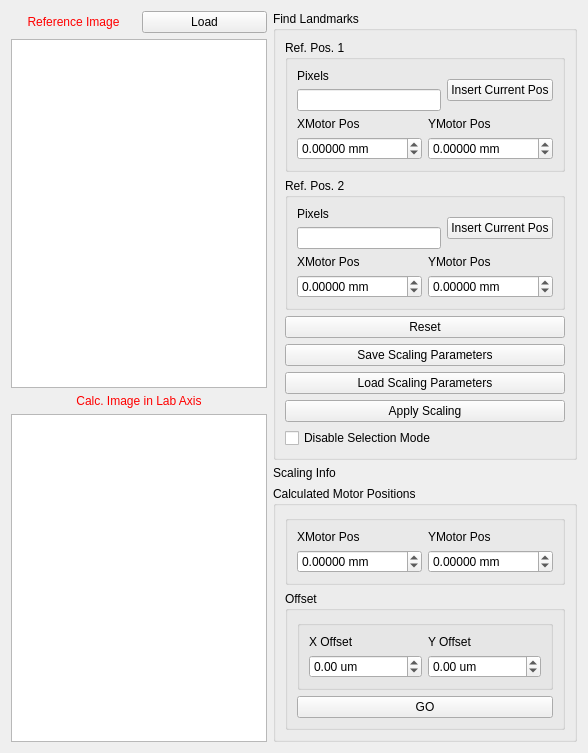
      <widget class="QWidget" name="tab_6">
       <attribute name="title">
        <string>Image Correlation Tool</string>
       </attribute>
       <layout class="QGridLayout" name="gridLayout_25">
        <item row="0" column="0">
         <layout class="QHBoxLayout" name="horizontalLayout_3">
          <item>
           <widget class="QLabel" name="label_19">
            <property name="sizePolicy">
             <sizepolicy hsizetype="Preferred" vsizetype="Fixed">
              <horstretch>0</horstretch>
              <verstretch>0</verstretch>
             </sizepolicy>
            </property>
            <property name="styleSheet">
             <string notr="true">color: rgb(255, 0, 0);
font: 12pt &quot;MS Shell Dlg 2&quot;;</string>
            </property>
            <property name="text">
             <string>Reference Image</string>
            </property>
            <property name="alignment">
             <set>Qt::AlignCenter</set>
            </property>
           </widget>
          </item>
          <item>
           <widget class="QPushButton" name="pb_RefImageLoad">
            <property name="text">
             <string>Load</string>
            </property>
           </widget>
          </item>
         </layout>
        </item>
        <item row="0" column="1" rowspan="3">
         <layout class="QVBoxLayout" name="verticalLayout_22">
          <item>
           <widget class="QGroupBox" name="groupBox_8">
            <property name="sizePolicy">
             <sizepolicy hsizetype="Fixed" vsizetype="Preferred">
              <horstretch>0</horstretch>
              <verstretch>0</verstretch>
             </sizepolicy>
            </property>
            <property name="title">
             <string>Find Landmarks</string>
            </property>
            <layout class="QGridLayout" name="gridLayout_26">
             <item row="1" column="0">
              <widget class="QGroupBox" name="groupBox_11">
               <property name="title">
                <string>Ref. Pos. 1</string>
               </property>
               <layout class="QGridLayout" name="gridLayout_27">
                <item row="0" column="0">
                 <layout class="QGridLayout" name="gridLayout_28">
                  <item row="0" column="0">
                   <layout class="QVBoxLayout" name="verticalLayout_12">
                    <item>
                     <widget class="QLabel" name="label_22">
                      <property name="text">
                       <string>Pixels</string>
                      </property>
                     </widget>
                    </item>
                    <item>
                     <widget class="QLineEdit" name="le_ref1_pxls"/>
                    </item>
                   </layout>
                  </item>
                  <item row="1" column="0" colspan="2">
                   <layout class="QGridLayout" name="gridLayout_29">
                    <item row="0" column="0">
                     <layout class="QVBoxLayout" name="verticalLayout_13">
                      <item>
                       <widget class="QLabel" name="label_30">
                        <property name="text">
                         <string>XMotor Pos</string>
                        </property>
                       </widget>
                      </item>
                      <item>
                       <widget class="QDoubleSpinBox" name="dsb_ref1_x">
                        <property name="suffix">
                         <string> mm</string>
                        </property>
                        <property name="decimals">
                         <number>5</number>
                        </property>
                        <property name="minimum">
                         <double>-10000.000000000000000</double>
                        </property>
                        <property name="maximum">
                         <double>10000.000000000000000</double>
                        </property>
                       </widget>
                      </item>
                     </layout>
                    </item>
                    <item row="0" column="1">
                     <layout class="QVBoxLayout" name="verticalLayout_14">
                      <item>
                       <widget class="QLabel" name="label_31">
                        <property name="text">
                         <string>YMotor Pos</string>
                        </property>
                       </widget>
                      </item>
                      <item>
                       <widget class="QDoubleSpinBox" name="dsb_ref1_y">
                        <property name="suffix">
                         <string> mm</string>
                        </property>
                        <property name="decimals">
                         <number>5</number>
                        </property>
                        <property name="minimum">
                         <double>-10000.000000000000000</double>
                        </property>
                        <property name="maximum">
                         <double>10000.000000000000000</double>
                        </property>
                       </widget>
                      </item>
                     </layout>
                    </item>
                   </layout>
                  </item>
                  <item row="0" column="1">
                   <widget class="QPushButton" name="pb_grabXY_1">
                    <property name="sizePolicy">
                     <sizepolicy hsizetype="Minimum" vsizetype="Fixed">
                      <horstretch>0</horstretch>
                      <verstretch>0</verstretch>
                     </sizepolicy>
                    </property>
                    <property name="styleSheet">
                     <string notr="true"/>
                    </property>
                    <property name="text">
                     <string>Insert Current Pos</string>
                    </property>
                   </widget>
                  </item>
                 </layout>
                </item>
               </layout>
              </widget>
             </item>
             <item row="2" column="0">
              <widget class="QGroupBox" name="groupBox_12">
               <property name="title">
                <string>Ref. Pos. 2</string>
               </property>
               <layout class="QGridLayout" name="gridLayout_30">
                <item row="0" column="0">
                 <layout class="QGridLayout" name="gridLayout_31">
                  <item row="0" column="0">
                   <layout class="QVBoxLayout" name="verticalLayout_15">
                    <item>
                     <widget class="QLabel" name="label_33">
                      <property name="text">
                       <string>Pixels</string>
                      </property>
                     </widget>
                    </item>
                    <item>
                     <widget class="QLineEdit" name="le_ref2_pxls"/>
                    </item>
                   </layout>
                  </item>
                  <item row="1" column="0" colspan="2">
                   <layout class="QGridLayout" name="gridLayout_32">
                    <item row="0" column="0">
                     <layout class="QVBoxLayout" name="verticalLayout_16">
                      <item>
                       <widget class="QLabel" name="label_34">
                        <property name="text">
                         <string>XMotor Pos</string>
                        </property>
                       </widget>
                      </item>
                      <item>
                       <widget class="QDoubleSpinBox" name="dsb_ref2_x">
                        <property name="suffix">
                         <string> mm</string>
                        </property>
                        <property name="decimals">
                         <number>5</number>
                        </property>
                        <property name="minimum">
                         <double>-10000.000000000000000</double>
                        </property>
                        <property name="maximum">
                         <double>10000.000000000000000</double>
                        </property>
                       </widget>
                      </item>
                     </layout>
                    </item>
                    <item row="0" column="1">
                     <layout class="QVBoxLayout" name="verticalLayout_17">
                      <item>
                       <widget class="QLabel" name="label_35">
                        <property name="text">
                         <string>YMotor Pos</string>
                        </property>
                       </widget>
                      </item>
                      <item>
                       <widget class="QDoubleSpinBox" name="dsb_ref2_y">
                        <property name="suffix">
                         <string> mm</string>
                        </property>
                        <property name="decimals">
                         <number>5</number>
                        </property>
                        <property name="minimum">
                         <double>-10000.000000000000000</double>
                        </property>
                        <property name="maximum">
                         <double>10000.000000000000000</double>
                        </property>
                        <property name="value">
                         <double>0.000000000000000</double>
                        </property>
                       </widget>
                      </item>
                     </layout>
                    </item>
                   </layout>
                  </item>
                  <item row="0" column="1">
                   <widget class="QPushButton" name="pb_grabXY_2">
                    <property name="styleSheet">
                     <string notr="true"/>
                    </property>
                    <property name="text">
                     <string>Insert Current Pos</string>
                    </property>
                   </widget>
                  </item>
                 </layout>
                </item>
               </layout>
              </widget>
             </item>
             <item row="4" column="0">
              <widget class="QPushButton" name="pb_export_param">
               <property name="text">
                <string>Save Scaling Parameters</string>
               </property>
              </widget>
             </item>
             <item row="5" column="0">
              <widget class="QPushButton" name="pb_import_param">
               <property name="text">
                <string>Load Scaling Parameters</string>
               </property>
              </widget>
             </item>
             <item row="6" column="0">
              <widget class="QPushButton" name="pb_apply_calculation">
               <property name="styleSheet">
                <string notr="true"/>
               </property>
               <property name="text">
                <string>Apply Scaling</string>
               </property>
              </widget>
             </item>
             <item row="3" column="0">
              <widget class="QPushButton" name="pb_reset">
               <property name="text">
                <string>Reset</string>
               </property>
              </widget>
             </item>
             <item row="7" column="0">
              <widget class="QCheckBox" name="checkBox_3">
               <property name="text">
                <string>Disable Selection Mode</string>
               </property>
              </widget>
             </item>
            </layout>
           </widget>
          </item>
          <item>
           <widget class="QLabel" name="label_scale_info">
            <property name="sizePolicy">
             <sizepolicy hsizetype="Fixed" vsizetype="Preferred">
              <horstretch>0</horstretch>
              <verstretch>0</verstretch>
             </sizepolicy>
            </property>
            <property name="text">
             <string>Scaling Info</string>
            </property>
            <property name="alignment">
             <set>Qt::AlignCenter</set>
            </property>
           </widget>
          </item>
          <item>
           <widget class="QGroupBox" name="groupBox_13">
            <property name="sizePolicy">
             <sizepolicy hsizetype="Fixed" vsizetype="Preferred">
              <horstretch>0</horstretch>
              <verstretch>0</verstretch>
             </sizepolicy>
            </property>
            <property name="title">
             <string>Calculated Motor Positions</string>
            </property>
            <layout class="QGridLayout" name="gridLayout_33">
             <item row="0" column="0">
              <widget class="QGroupBox" name="groupBox_14">
               <property name="title">
                <string/>
               </property>
               <layout class="QGridLayout" name="gridLayout_34">
                <item row="0" column="0">
                 <layout class="QVBoxLayout" name="verticalLayout_18">
                  <item>
                   <widget class="QLabel" name="label_36">
                    <property name="text">
                     <string>XMotor Pos</string>
                    </property>
                   </widget>
                  </item>
                  <item>
                   <widget class="QDoubleSpinBox" name="dsb_calc_x">
                    <property name="suffix">
                     <string> mm</string>
                    </property>
                    <property name="decimals">
                     <number>5</number>
                    </property>
                    <property name="minimum">
                     <double>-10000.000000000000000</double>
                    </property>
                    <property name="maximum">
                     <double>10000.000000000000000</double>
                    </property>
                   </widget>
                  </item>
                 </layout>
                </item>
                <item row="0" column="1">
                 <layout class="QVBoxLayout" name="verticalLayout_19">
                  <item>
                   <widget class="QLabel" name="label_37">
                    <property name="text">
                     <string>YMotor Pos</string>
                    </property>
                   </widget>
                  </item>
                  <item>
                   <widget class="QDoubleSpinBox" name="dsb_calc_y">
                    <property name="suffix">
                     <string> mm</string>
                    </property>
                    <property name="decimals">
                     <number>5</number>
                    </property>
                    <property name="minimum">
                     <double>-10000.000000000000000</double>
                    </property>
                    <property name="maximum">
                     <double>10000.000000000000000</double>
                    </property>
                    <property name="value">
                     <double>0.000000000000000</double>
                    </property>
                   </widget>
                  </item>
                 </layout>
                </item>
               </layout>
              </widget>
             </item>
             <item row="1" column="0">
              <widget class="QGroupBox" name="groupBox_15">
               <property name="title">
                <string>Offset</string>
               </property>
               <layout class="QGridLayout" name="gridLayout_35">
                <item row="0" column="0">
                 <widget class="QGroupBox" name="groupBox_16">
                  <property name="title">
                   <string/>
                  </property>
                  <layout class="QGridLayout" name="gridLayout_36">
                   <item row="0" column="0">
                    <layout class="QVBoxLayout" name="verticalLayout_20">
                     <item>
                      <widget class="QLabel" name="label_38">
                       <property name="text">
                        <string>X Offset</string>
                       </property>
                      </widget>
                     </item>
                     <item>
                      <widget class="QDoubleSpinBox" name="dsb_x_off">
                       <property name="suffix">
                        <string> um</string>
                       </property>
                       <property name="decimals">
                        <number>2</number>
                       </property>
                       <property name="minimum">
                        <double>-100.000000000000000</double>
                       </property>
                       <property name="maximum">
                        <double>100.000000000000000</double>
                       </property>
                      </widget>
                     </item>
                    </layout>
                   </item>
                   <item row="0" column="1">
                    <layout class="QVBoxLayout" name="verticalLayout_21">
                     <item>
                      <widget class="QLabel" name="label_39">
                       <property name="text">
                        <string>Y Offset</string>
                       </property>
                      </widget>
                     </item>
                     <item>
                      <widget class="QDoubleSpinBox" name="dsb_y_off">
                       <property name="suffix">
                        <string> um</string>
                       </property>
                       <property name="decimals">
                        <number>2</number>
                       </property>
                       <property name="minimum">
                        <double>-100.000000000000000</double>
                       </property>
                       <property name="value">
                        <double>0.000000000000000</double>
                       </property>
                      </widget>
                     </item>
                    </layout>
                   </item>
                  </layout>
                 </widget>
                </item>
                <item row="1" column="0">
                 <widget class="QPushButton" name="pb_gotoTargetPos">
                  <property name="styleSheet">
                   <string notr="true"/>
                  </property>
                  <property name="text">
                   <string>GO</string>
                  </property>
                 </widget>
                </item>
               </layout>
              </widget>
             </item>
            </layout>
           </widget>
          </item>
         </layout>
        </item>
        <item row="1" column="0">
         <widget class="GraphicsLayoutWidget" name="ref_view">
          <property name="sizePolicy">
           <sizepolicy hsizetype="Preferred" vsizetype="MinimumExpanding">
            <horstretch>0</horstretch>
            <verstretch>0</verstretch>
           </sizepolicy>
          </property>
         </widget>
        </item>
        <item row="2" column="0">
         <layout class="QVBoxLayout" name="verticalLayout_11">
          <item>
           <widget class="QLabel" name="label_20">
            <property name="sizePolicy">
             <sizepolicy hsizetype="Preferred" vsizetype="Fixed">
              <horstretch>0</horstretch>
              <verstretch>0</verstretch>
             </sizepolicy>
            </property>
            <property name="styleSheet">
             <string notr="true">font: 12pt &quot;MS Shell Dlg 2&quot;;
color: rgb(255, 0, 0);</string>
            </property>
            <property name="text">
             <string>Calc. Image in Lab Axis</string>
            </property>
            <property name="alignment">
             <set>Qt::AlignCenter</set>
            </property>
           </widget>
          </item>
          <item>
           <widget class="GraphicsLayoutWidget" name="labaxis_view">
            <property name="sizePolicy">
             <sizepolicy hsizetype="Expanding" vsizetype="MinimumExpanding">
              <horstretch>0</horstretch>
              <verstretch>0</verstretch>
             </sizepolicy>
            </property>
           </widget>
          </item>
         </layout>
        </item>
       </layout>
      </widget>
